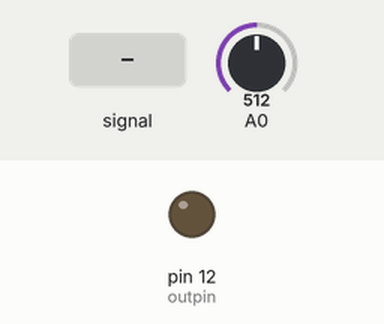
A sketch run on a simulated Arduino Uno, built with avr-gcc and run on an emulated ATmega328P. On the bench: output pins drawn as LEDs (lit = HIGH). The test bench sets the inputs (shaded band); at power-on: A0 = 512. What the sketch prints to the serial monitor is not drawn.

Above: at 1.2 s.
1.3 s: A0 fed a 200 Hz sine of ±460 counts around its level
At 1.8 s:
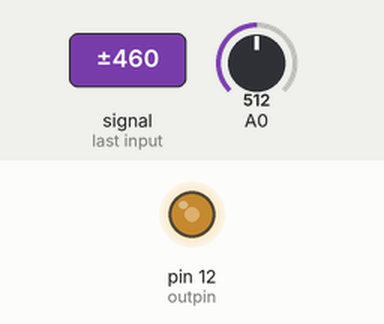
2.8 s: A0 set to 716
At 3.7 s:
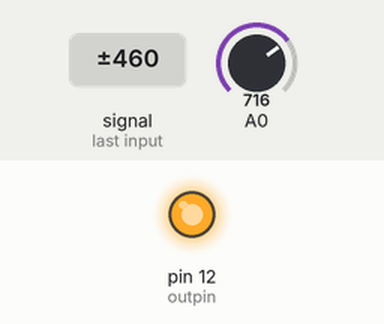
4.3 s: A0 set to 739
5.8 s: A0 set to 761
At 6.9 s:
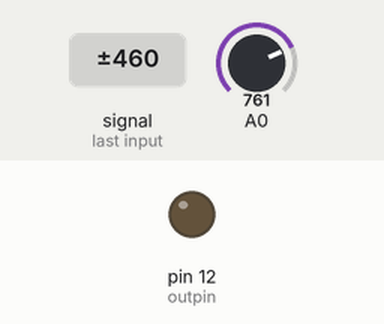
7.3 s: A0 set to 240
At 8.0 s:
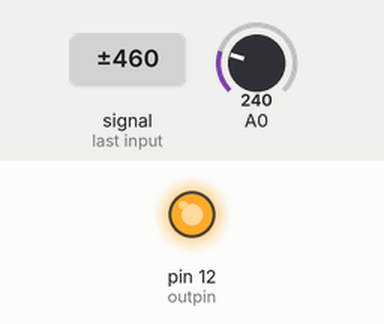
8.8 s: A0 set to 760
At 9.1 s:
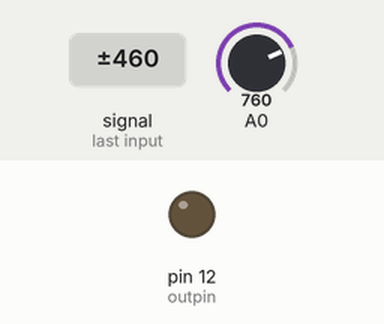
Timing chart, 0 to 11.3 s (numbered marks = the images above; inputs shaded):
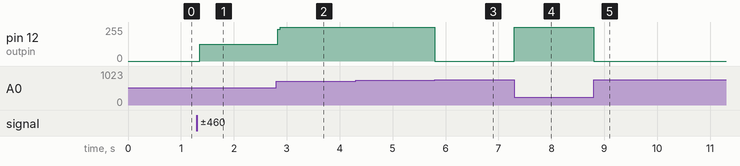

The sketch:

slimezistor-simple.ino
```cpp
int outpin = 12;
int x0 = 0;//value of analog pin A0
int vmin = 250;//upper voltage trigger to toggle digital LOW
int vmax = 750;//lower voltage trigger to toggle digital HIGH

void setup() {

    pinMode(outpin,OUTPUT);
    digitalWrite(outpin,LOW);
    Serial.begin(115200);

}

void loop() {
  x0 = analogRead(A0);
  if(x0 > vmax){
    digitalWrite(outpin,LOW);
  }
  if(x0 < vmin){
    digitalWrite(outpin,HIGH);
  }
  Serial.println(x0);

}
```

Measured:
- the behaviour switches between 750 and 751 on A0 (found by bisection; images 2 and 3)
- after the input at 1.3 s, pin 12 (outpin): 0/255 → 126/255 after 0.05 s
- after the input at 2.8 s, pin 12 (outpin): 126/255 → 255/255 at once
- after the input at 5.8 s, pin 12 (outpin): 255/255 → 0/255 at once
- after the input at 7.3 s, pin 12 (outpin): 0/255 → 255/255 at once
- after the input at 8.8 s, pin 12 (outpin): 255/255 → 0/255 at once
